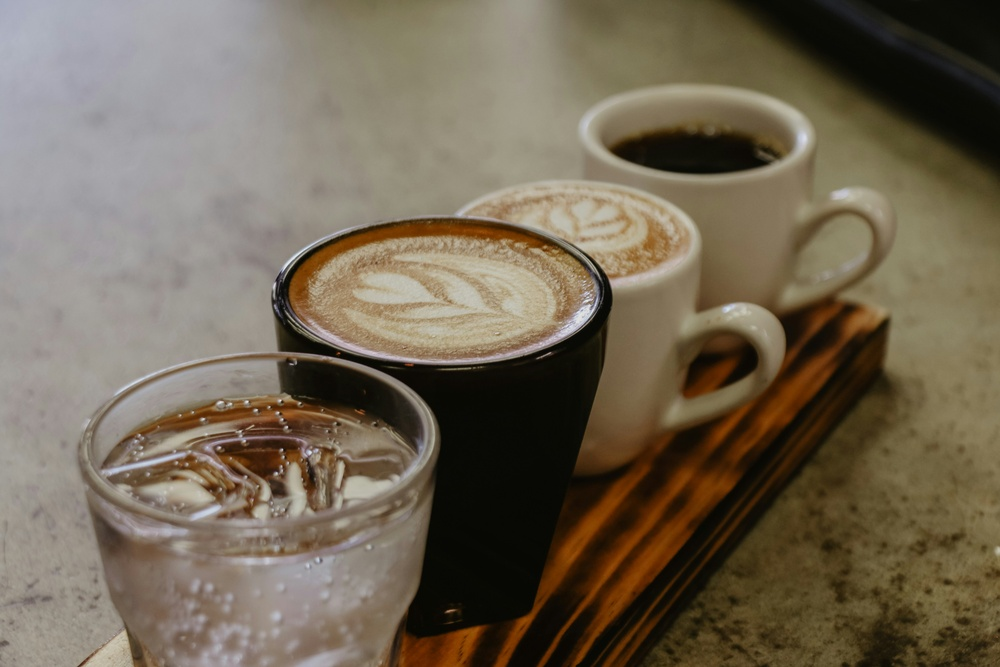
#> input picture coffees.jpg, 1000 x 667 px, shrunk from 5472 x 3648 before the run
$ jupyter execute notebook.ipynb
#> lines starting #> are read from the running program, lines starting #| are printed output that depends on the picture; after the words box and inside, x2 and y2 are one past the last pixel; in counts of white or black regions, pixels touching at a corner belong together
[cell 1]
import cv2
import numpy as np
from matplotlib import pyplot as plt

original = cv2.imread("coffees.jpg")
#> original is the input picture: shape (667, 1000, 3); mean B, G, R 85, 103, 114.4

image = cv2.cvtColor(original, cv2.COLOR_BGR2RGB)

[cell 2]
# Threshold for darkest places
_, threshold_dark = cv2.threshold(image, 30, 255, cv2.THRESH_BINARY_INV)

# Threshold for lightest places
_, threshold_light = cv2.threshold(image, 180, 255, cv2.THRESH_BINARY)

# Display the original image and the thresholded images
titles = ['Original Image', 'Darkest places', 'Lightest places']
images = [image, threshold_dark, threshold_light]

for i in range(3):
    plt.subplot(1, 3, i+1), plt.imshow(images[i], 'gray')
    plt.title(titles[i])
    plt.axis('off')

plt.show()
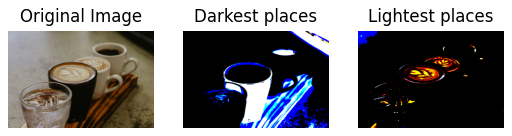
#> figure drawn by matplotlib, 3 panels

[cell 3]
image_gray = cv2.cvtColor(image, cv2.COLOR_BGR2GRAY)
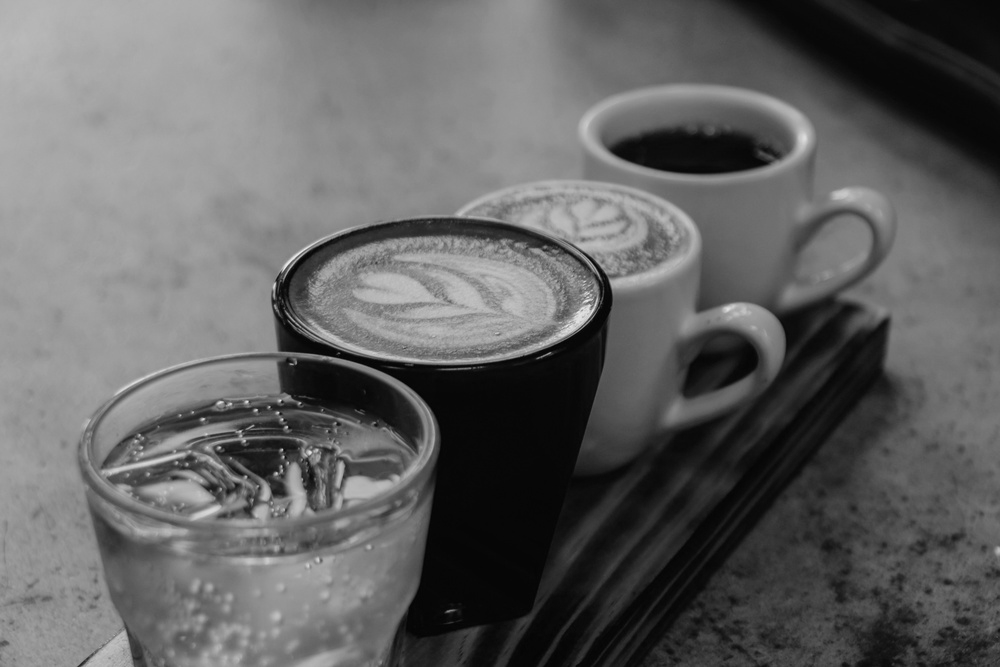
#> image_gray: shape (667, 1000); min 2, max 236, mean 98.9

# Threshold for darkest places
_, threshold_dark = cv2.threshold(image_gray, 30, 255, cv2.THRESH_BINARY_INV)
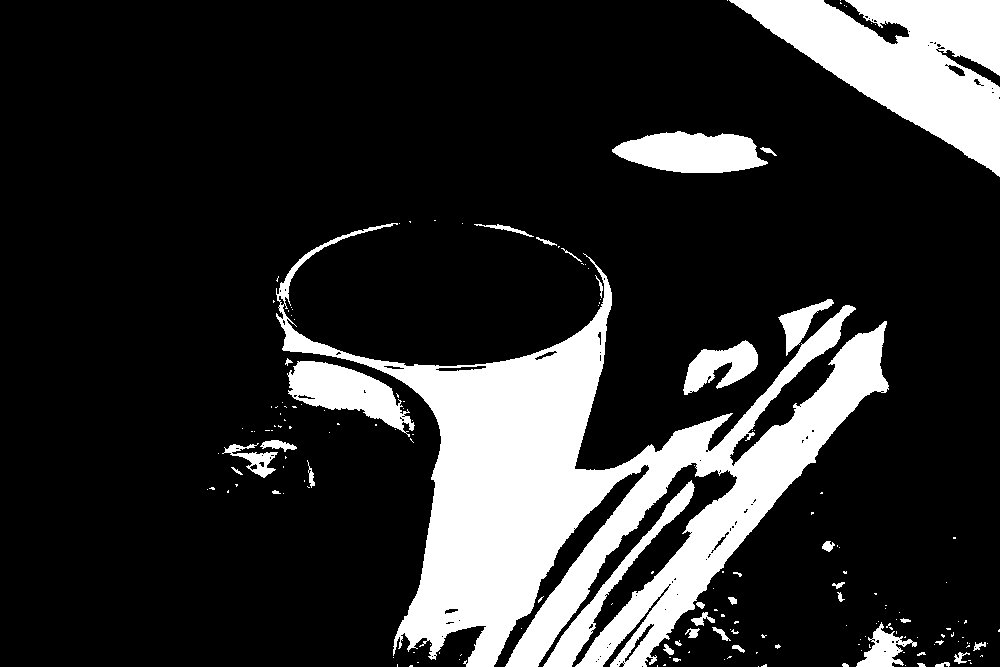
#> threshold_dark: shape (667, 1000); 18.3% white; 179 white regions (139 under 20 px), largest, box (x1, y1, x2, y2) and area: (276, 223, 889, 667) 79096, (729, 0, 1000, 177) 23159, (612, 131, 768, 173) 4702

# Threshold for lightest places
_, threshold_light = cv2.threshold(image_gray, 160, 255, cv2.THRESH_BINARY)
#> threshold_light: shape (667, 1000); 11.8% white; 476 white regions (403 under 20 px), largest, box (x1, y1, x2, y2) and area: (0, 0, 248, 268) 47953, (343, 251, 556, 346) 6076, (456, 180, 697, 287) 5463

# Display the original image and the thresholded images
titles = ['Original Image', 'Darkest places', 'Lightest places']
images = [image_gray, threshold_dark, threshold_light]

for i in range(3):
    plt.subplot(1, 3, i+1), plt.imshow(images[i], 'gray')
    plt.title(titles[i])
    plt.axis('off')

plt.show()

[cell 4]
image_gray = cv2.cvtColor(image, cv2.COLOR_BGR2GRAY)

# threshold = 127

# Threshold for darkest places
threshold, threshold_dark = cv2.threshold(image_gray, 128, 255, cv2.THRESH_BINARY | cv2.THRESH_OTSU)
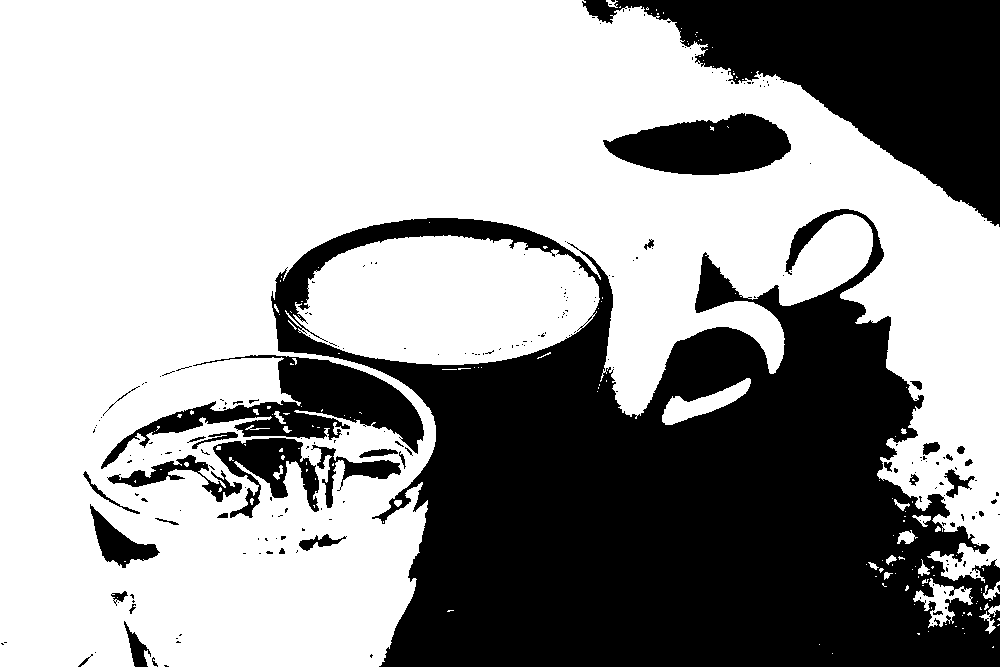
#> threshold_dark: shape (667, 1000); 62.2% white; 226 black regions (189 under 20 px), largest, box (x1, y1, x2, y2) and area: (271, 209, 1000, 667) 178981, (582, 0, 1000, 227) 41632, (101, 355, 424, 469) 11362
#> threshold = 86

# Threshold for lightest places
# _, threshold_light = cv2.threshold(image_gray, threshold, 255, cv2.THRESH_BINARY)

# bw_image = cv2.add(threshold_dark, threshold_light)

# Display the original image and the thresholded images
titles = ['Original', 'Grayscale', 'Black&White']
images = [image, image_gray, threshold_dark]

for i in range(3):
    plt.subplot(1, 3, i+1), plt.imshow(images[i], 'gray')
    plt.title(titles[i])
    plt.axis('off')

plt.show()

[cell 5]
# Define range for the first color filter
lower_range1 = np.array([0, 0, 0])
upper_range1 = np.array([150, 150, 150])
mask1 = cv2.inRange(image, lower_range1, upper_range1)
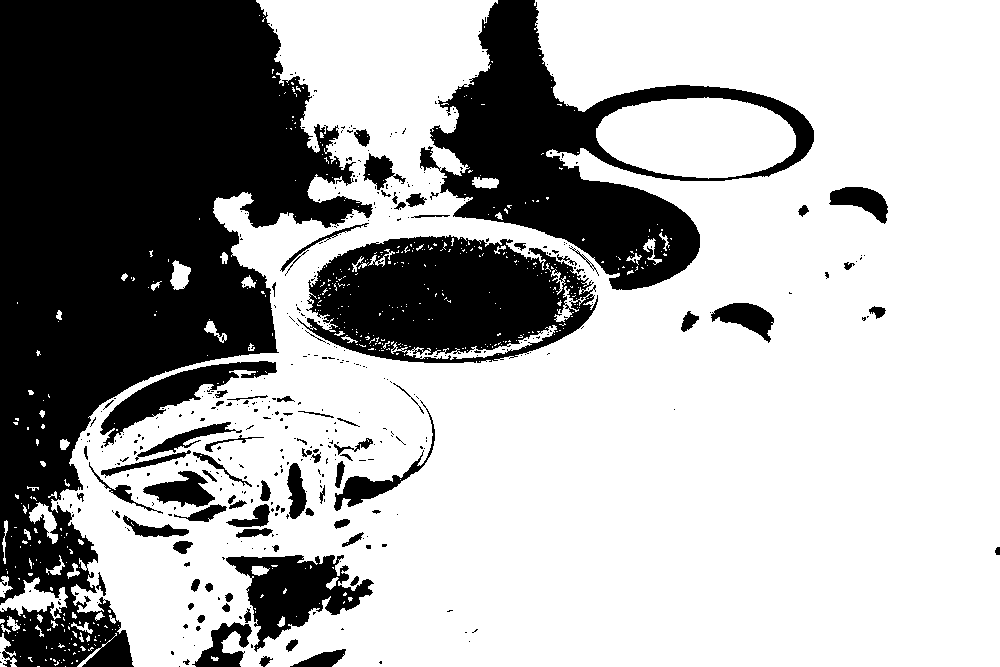
#> mask1: shape (667, 1000); 67.2% white; 436 black regions (354 under 20 px), largest, box (x1, y1, x2, y2) and area: (0, 0, 373, 667) 127837, (420, 0, 814, 290) 36833, (297, 235, 598, 363) 25975
filtered_image1 = cv2.bitwise_and(image, image, mask=mask1)

# Define range for the second color filter
lower_range2 = np.array([150, 150, 150])
upper_range2 = np.array([255, 255, 255])
mask2 = cv2.inRange(image, lower_range2, upper_range2)
#> mask2: shape (667, 1000); 16.3% white; 414 white regions (327 under 20 px), largest, box (x1, y1, x2, y2) and area: (0, 0, 282, 435) 80171, (450, 256, 555, 320) 2081, (231, 556, 335, 592) 1835
filtered_image2 = cv2.bitwise_and(image, image, mask=mask2)
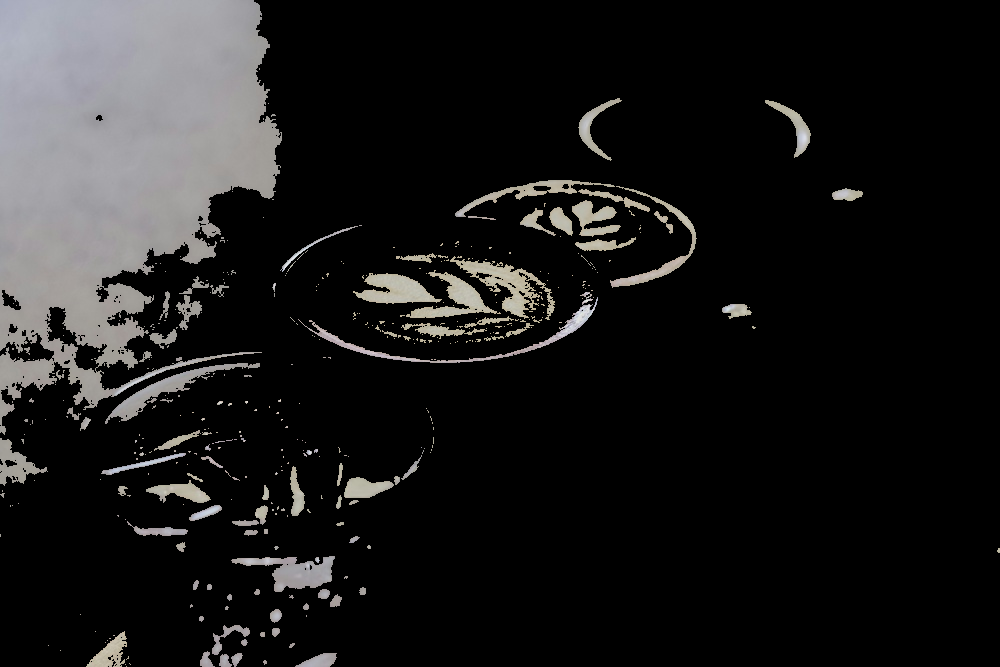
#> filtered_image2: shape (667, 1000, 3); mean R, G, B 27.4, 27, 26.9

# Combine the two filters to create a black and white image
bw_image = cv2.add(filtered_image1, filtered_image2)
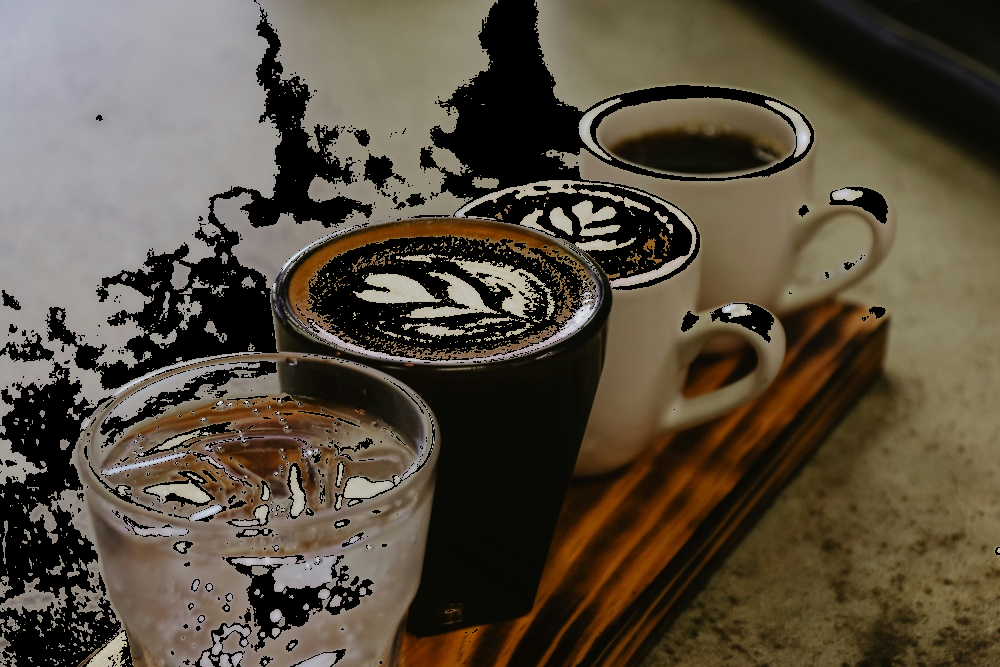
#> bw_image: shape (667, 1000, 3); mean R, G, B 87.9, 78.1, 62.9

# Display the original image, the filtered images, and the black and white image
titles = ['Original Image', 'First Color Filter', 'Second Color Filter', 'Black and White Image']
images = [image, filtered_image1, filtered_image2, bw_image]

for i in range(4):
    plt.subplot(1, 4, i+1), plt.imshow(images[i])
    plt.title(titles[i])
    plt.axis('off')

plt.show()

[cell 6]
# Apply a Gaussian blur filter
gaussian_blur = cv2.GaussianBlur(image_gray, (5, 5), 0)

# Apply a median blur filter
median_blur = cv2.medianBlur(gaussian_blur, 5)

# Display the original image and the filtered images
titles = ['Original Image', 'Gaussian Blur', 'Median Blur']
images = [image, gaussian_blur, median_blur]

for i in range(3):
    plt.subplot(1, 3, i+1), plt.imshow(images[i], 'gray')
    plt.title(titles[i])
    plt.axis('off')

plt.show()
